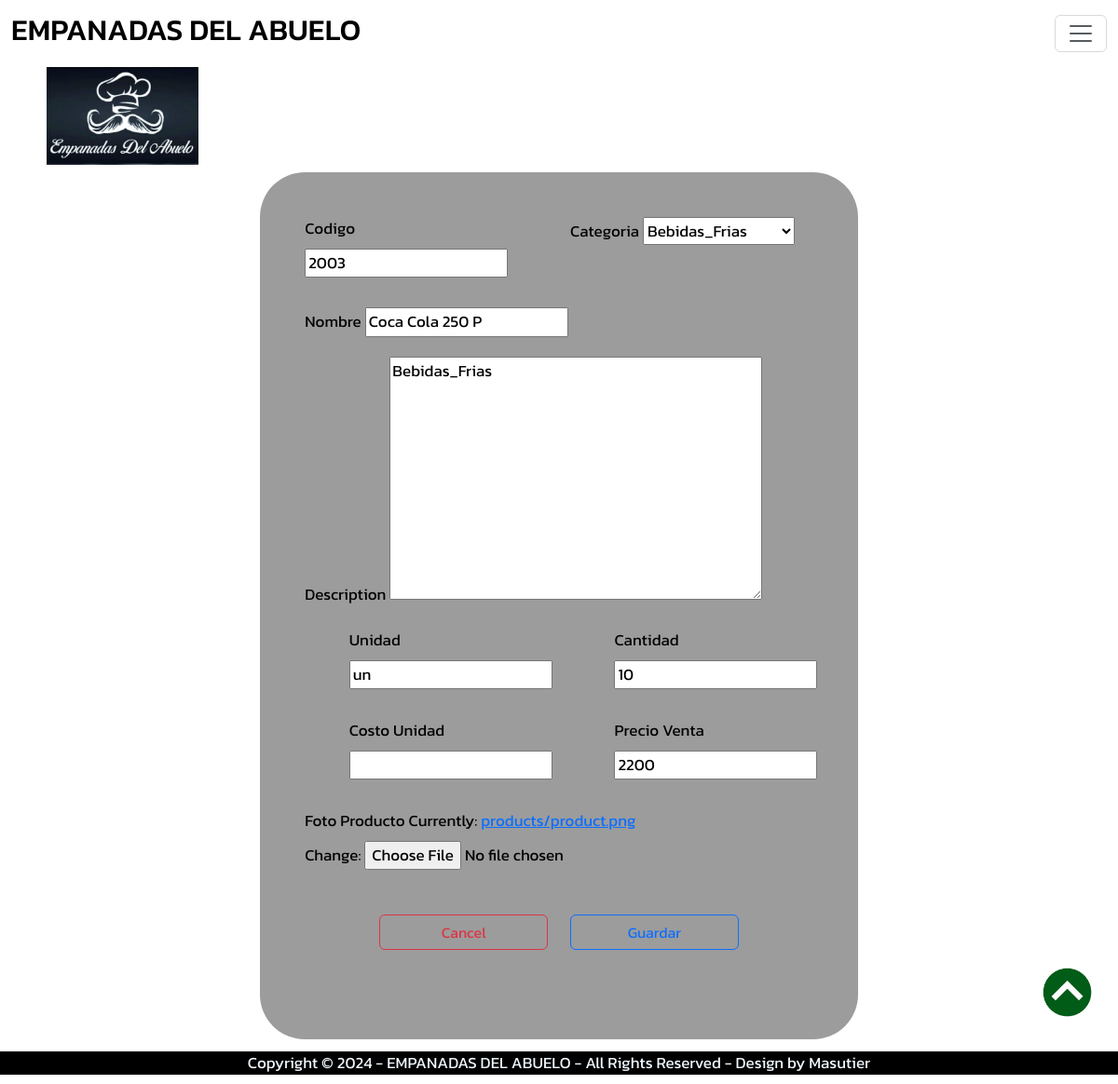
Screenshot of /editProduct/34 (signed in) with the database file from the repository.
### products/models.py (models this page shows, shortened)
class Producto(models.Model):
    CATEGORY = (
        ('Bebidas_Frias', 'Bebidas_Frias'),
        ('Bebidas_Calientes', 'Bebidas_Calientes'),
        ('Comida_Rapida', 'Comida_Rapida'),
        ('Jugos', 'Jugos'),
        ('Cigarrillos', 'Cigarrillos'),
        ('Otros', 'Otros'),
    )
    code = models.CharField(max_length=7, blank=True, null=True)
    categoria = models.CharField(max_length=30, blank=True, null=True, choices=CATEGORY)
    name = models.CharField(max_length=60, blank=True, null=True)
    description = models.TextField(blank=True, null=True)
    mesure = models.CharField(max_length=10, blank=True, null=True)
    quantity_un = models.IntegerField(blank=True, null=True)
    cost_un = models.IntegerField(blank=True, null=True)
    sale_price = models.IntegerField(blank=True, null=True)
    image = models.ImageField(default='products/defaultProduct.png', upload_to='products')
    date_created = models.DateTimeField(auto_now_add=True, blank=True, null=True)
    date_modify = models.DateTimeField(auto_now_add=False, auto_now=True, blank=True, null=True)

### abuemp/decorators.py (the view)
    def wrapper_function(request, *args, **kwargs):
        group = None
        if request.user.groups.exists():
            group = request.user.groups.all()[0].name
        if group == 'usuario':
            messages.success(request, f"No tienes permisos para esta seccion")
            return redirect('home')
        if group == 'admin':
            return view_func(request, *args, **kwargs)
        if group == None:
            messages.success(request, f"No tienes permisos para esta seccion")
            return redirect('home')

### products/forms.py
class CreateProductForm(ModelForm):
    class Meta:
        model = Producto
        fields = '__all__'

### products/views.py (called while the page is built)
@admin_only
def editProduct(request, pk):
    pagename = "Editar Producto"
    product = Producto.objects.get(id=pk)
    form = CreateProductForm(instance=product)
    if request.method == 'POST':
        form = CreateProductForm(request.POST, request.FILES, instance=product)
        if form.is_valid():
            form.save()
            messages.success(request, f'El producto ya quedo modificado!')
            return redirect('products')
    context = {'title':'Editar Producto', 'pagename':pagename, 'form':form}
    return render(request, 'products/edit_product.html', context)

### sales/context_processor.py (called while the page is built)
def total_basket(request):
    total = 0
    if request.user.is_authenticated:
        if "basket" in request.session.keys():
            for key, value in request.session["basket"].items():
                total += int(value["accumulated"])
    else:
        clean_basket(request)
        messages.success(request, f"No hay Vendedor Activado")
        if "basket" in request.session.keys():
            for key, value in request.session["basket"].items():
                total += int(value["accumulated"])
    return {'total_basket': total}

### products/templates/products/edit_product.html (shortened to what this page needs)
{% extends 'abuemp/layout.html' %}
{% load static %}
{% load humanize %}
{% block content %}
<div class="col-11 row mx-auto">
    <div class="col-md-7 mx-auto mb-5 p-5 backform">
        <form action="" method="POST" enctype="multipart/form-data">
            <div class="row mb-3">
                <div class="col-6 mx-auto">
                    <div class="mb-3">
                        <label for="code" class="form-label">Codigo</label>
                        {{form.code}}
                    </div>
                </div>
                <div class="col-6 mx-auto">
                    <div class="mb-3">
                        <label for="categoria" class="form-label">Categoria</label>
                        {{form.categoria}}
                    </div>
                </div>
            </div>
            <div class="mb-3">
                <label for="name" class="form-label">Nombre</label>
                {{form.name}}
            </div>
            <div class="mb-3">
                <label for="description" class="form-label">Description</label>
                {{form.description}}
            </div>
            <div class="row mb-3">
                <div class="col-4 mx-auto">
                    <div class="mb-3">
                        <label for="mesure" class="form-label">Unidad</label>
                        {{form.mesure}}
                    </div>
                </div>
                <div class="col-4 mx-auto">
                    <div class="mb-3">
                        <label for="mesure" class="form-label">Cantidad</label>
                        {{form.quantity_un}}
                    </div>
                </div>
            </div>
            <div class="row mb-3">
                <div class="col-4 mx-auto">
                    <div class="mb-3">
                        <label for="cost_un" class="form-label">Costo Unidad</label>
                        {{form.cost_un|intcomma}}
                    </div>
                </div>
                <div class="col-4 mx-auto">
                    <div class="mb-3">
                        <label for="sale_price" class="form-label">Precio Venta</label>
                        {{form.sale_price|intcomma}}
                    </div>
                </div>
            </div>
            <div class="mb-3">
                <label for="image" class="form-label">Foto Producto</label>
                {{form.image}}
            </div>
            <div class="col-lg-9 mx-auto mt-4 row mb-4">
                <div class="col-lg-6 mt-4 mb-4 ">
                    <div class="d-grid gap-2">
                        <button class="btn btn-outline-danger" type="button" onclick="goBack()">Cancel</button>
                    </div>
                </div>
                <div class="col-lg-6 mt-4 mb-4 ">
                    <div class="d-grid gap-2">
                        <input class="btn btn-outline-primary" type="submit" value="Guardar"/>
                    </div>
                </div>
            </div>
        </form>
    </div>
</div>
{% endblock content %}

### static/css/all.css (style rules this page uses)
body { color: black; font-size: 17px; font-family: "Kanit", sans-serif; }
.backform { background-color: rgb(156, 156, 156); color: #000000; border-radius: 3rem; padding-top: 3rem; padding-bottom: 3rem; }

### rows the page displays
Producto: code "2003", categoria "Bebidas_Frias", name "Coca Cola 250 P", description "Bebidas_Frias", mesure "un", quantity_un "10", sale_price "2200"
